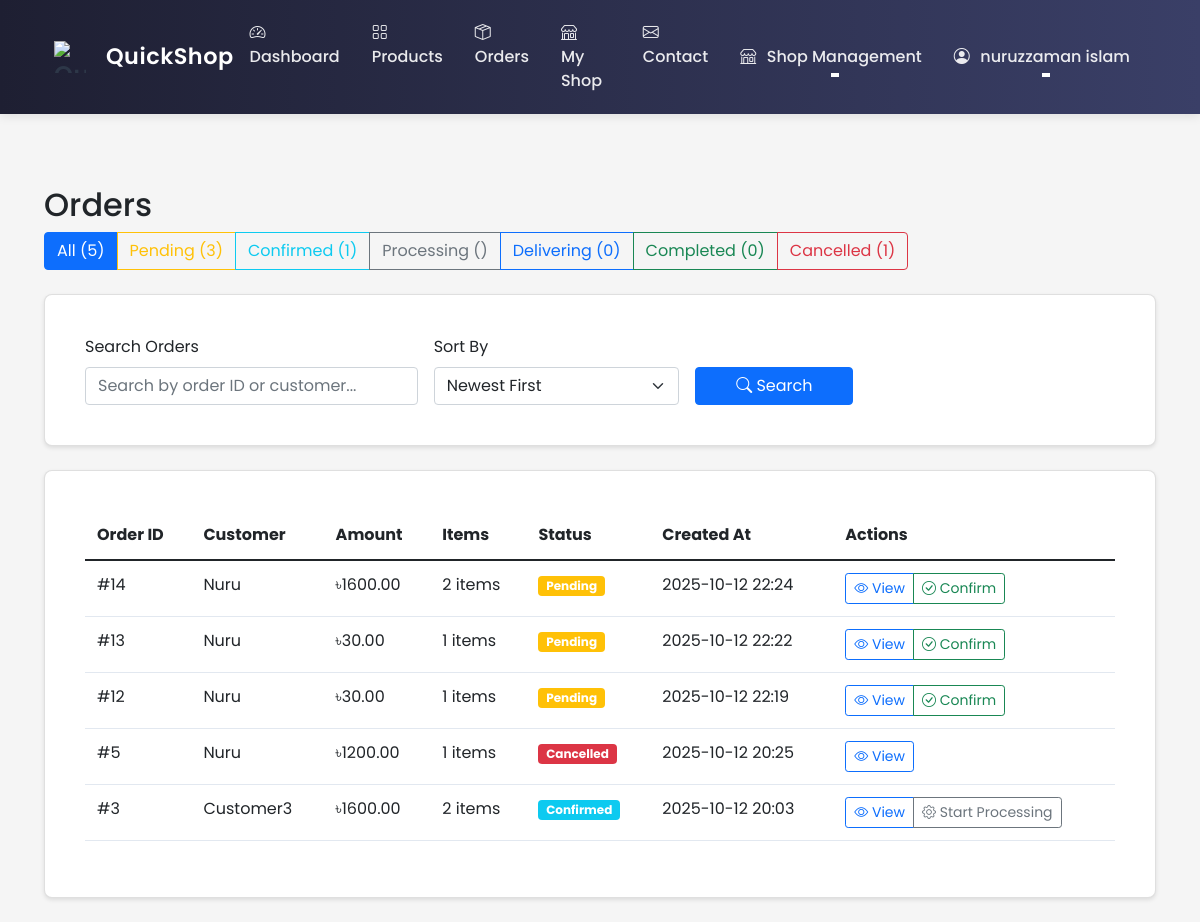
Before: /shop/orders (signed in) with the older database file.
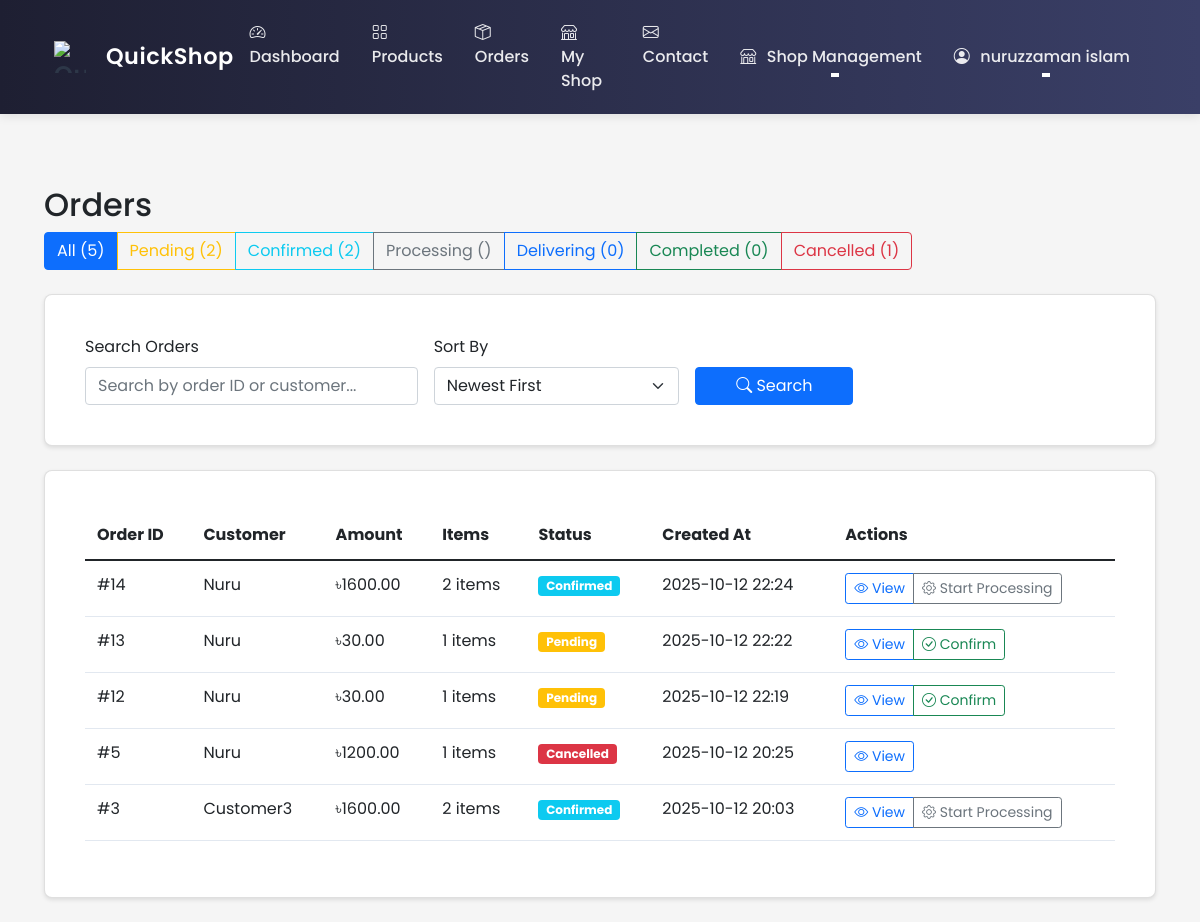
After: the same page with the newer database file.
### ecommerce/models/order.py (models this page shows, shortened)
class Order(db.Model):
    id = db.Column(db.Integer, primary_key=True)
    customer_id = db.Column(db.Integer, db.ForeignKey('user.id'), nullable=False)
    shop_id = db.Column(db.Integer, db.ForeignKey('shop.id'), nullable=False)
    delivery_person_id = db.Column(db.Integer, db.ForeignKey('user.id'))
    status = db.Column(db.String(20), nullable=False, default='pending')
    confirmed = db.Column(db.Boolean, default=False)  # New column to track confirmation
    total_amount = db.Column(db.Float, nullable=False, default=0.0)
    delivery_fee = db.Column(db.Float, nullable=False, default=5.0)  # Default delivery fee
    delivery_address = db.Column(db.String(200), nullable=True)  # Made nullable
    delivery_lat = db.Column(db.Float, nullable=True)  # Made nullable for consistency
    delivery_lng = db.Column(db.Float, nullable=True)  # Made nullable for consistency
    created_at = db.Column(db.DateTime, default=datetime.utcnow)
    updated_at = db.Column(db.DateTime, default=datetime.utcnow, onupdate=datetime.utcnow)
    estimated_delivery_time = db.Column(db.DateTime)
    special_instructions = db.Column(db.Text)
    payment_method = db.Column(db.String(20), nullable=False, default='cod')  # cod, bkash, nagad, card
    payment_status = db.Column(db.String(20), nullable=False, default='pending')  # pending, paid, failed
    payment_details = db.Column(db.JSON)  # Store payment method specific details
    payment_transaction_id = db.Column(db.String(100))  # For online payments
    items = db.relationship('OrderItem', backref='order', lazy=True, cascade='all, delete-orphan')
    customer = db.relationship('User', foreign_keys=[customer_id])
    delivery_person = db.relationship('User', foreign_keys=[delivery_person_id], backref='delivery_orders')
    shop = db.relationship('Shop', foreign_keys=[shop_id], backref='orders')

### ecommerce/models/user.py (models this page shows, shortened)
class User(UserMixin, db.Model):
    id = db.Column(db.Integer, primary_key=True)
    username = db.Column(db.String(80), unique=True, nullable=False)
    email = db.Column(db.String(120), unique=True, nullable=False)
    password_hash = db.Column(db.String(128))
    role = db.Column(db.String(20), nullable=False, default='user')  # user, shop_owner, delivery, admin
    phone = db.Column(db.String(20))  # Added phone number field
    location_lat = db.Column(db.Float)
    location_lng = db.Column(db.Float)
    address = db.Column(db.String(200))
    created_at = db.Column(db.DateTime, default=datetime.utcnow)
    updated_at = db.Column(db.DateTime, default=datetime.utcnow, onupdate=datetime.utcnow)
    is_active = db.Column(db.Boolean, default=True)
    email_notifications = db.Column(db.Boolean, default=True)
    orders = db.relationship('Order', lazy=True, foreign_keys='Order.customer_id')
    shop = db.relationship('Shop', backref='owner', lazy=True, uselist=False)
    deliveries = db.relationship('Order', backref='assigned_delivery_person', lazy=True,
                               foreign_keys='Order.delivery_person_id')
    @property
    def is_shop_owner(self):
        return self.role == 'shop_owner'

### ecommerce/routes/shop.py (the view, shortened to what this page needs)
@shop_bp.route('/orders')
@login_required
@shop_owner_required
def orders():
    shop = current_user.shop
    if not shop:
        return redirect(url_for('shop.create'))
    search_query = request.args.get('q', '').strip()
    status = request.args.get('status', '').strip()
    sort = request.args.get('sort', 'newest')
    page = request.args.get('page', 1, type=int)
    per_page = 10  # Number of orders per page
    query = Order.query.filter_by(shop_id=shop.id)
    if status:
        query = query.filter(Order.status == status)
    if sort == 'oldest':
        query = query.order_by(Order.created_at.asc())
    elif sort == 'highest':
        query = query.order_by(Order.total_amount.desc())
    elif sort == 'lowest':
        query = query.order_by(Order.total_amount.asc())
    else:  # newest
        query = query.order_by(Order.created_at.desc())
    pagination = query.paginate(page=page, per_page=per_page, error_out=False)
    orders = pagination.items
    status_counts = {
        'all': query.count(),
        'pending': query.filter(Order.status == 'pending').count(),
        'confirmed': query.filter(Order.status == 'confirmed').count(),
        'delivering': query.filter(Order.status == 'delivering').count(),
        'completed': query.filter(Order.status == 'completed').count(),
        'cancelled': query.filter(Order.status == 'cancelled').count()
    }
    return render_template('shop/orders.html',
                         orders=orders,
                         pagination=pagination,
                         status_counts=status_counts,
                         current_status=status,
                         current_sort=sort,
                         search_query=search_query)

### ecommerce/routes/shop.py (called while the page is built)
def shop_owner_required(f):
    @wraps(f)
    def decorated_function(*args, **kwargs):
        if not current_user.is_authenticated or not current_user.is_shop_owner:
            flash('Access denied. Shop owner privileges required.', 'error')
            return redirect(url_for('main.index'))
        return f(*args, **kwargs)
    return decorated_function

### ecommerce/templates/shop/orders.html (shortened to what the changed rows need)
{% extends "base.html" %}
{% block content %}
<div class="container mt-4">
    <h2>Orders</h2>
    <div class="mb-4">
        <div class="btn-group">
            <a href="{{ url_for('shop.orders') }}"
               class="btn {{ 'btn-primary' if not current_status else 'btn-outline-primary' }}">
                All ({{ status_counts['all'] }})
            </a>
            <a href="{{ url_for('shop.orders', status='pending', q=search_query, sort=current_sort) }}"
               class="btn {{ 'btn-warning' if current_status == 'pending' else 'btn-outline-warning' }}">
                Pending ({{ status_counts['pending'] }})
            </a>
            <a href="{{ url_for('shop.orders', status='confirmed', q=search_query, sort=current_sort) }}"
               class="btn {{ 'btn-info' if current_status == 'confirmed' else 'btn-outline-info' }}">
                Confirmed ({{ status_counts['confirmed'] }})
            </a>
            <a href="{{ url_for('shop.orders', status='processing', q=search_query, sort=current_sort) }}"
               class="btn {{ 'btn-secondary' if current_status == 'processing' else 'btn-outline-secondary' }}">
                Processing ({{ status_counts['processing'] }})
            </a>
            <a href="{{ url_for('shop.orders', status='delivering', q=search_query, sort=current_sort) }}"
               class="btn {{ 'btn-primary' if current_status == 'delivering' else 'btn-outline-primary' }}">
                Delivering ({{ status_counts['delivering'] }})
            </a>
            <a href="{{ url_for('shop.orders', status='completed', q=search_query, sort=current_sort) }}"
               class="btn {{ 'btn-success' if current_status == 'completed' else 'btn-outline-success' }}">
                Completed ({{ status_counts['completed'] }})
            </a>
            <a href="{{ url_for('shop.orders', status='cancelled', q=search_query, sort=current_sort) }}"
               class="btn {{ 'btn-danger' if current_status == 'cancelled' else 'btn-outline-danger' }}">
                Cancelled ({{ status_counts['cancelled'] }})
            </a>
        </div>
    </div>
    <div class="card">
        <div class="card-body">
            {% if orders %}
                <div class="table-responsive">
                    <table class="table">
                        <thead>
                            <tr>
                                <th>Order ID</th>
                                <th>Customer</th>
                                <th>Amount</th>
                                <th>Items</th>
                                <th>Status</th>
                                <th>Created At</th>
                                <th>Actions</th>
                            </tr>
                        </thead>
                        <tbody>
                            {% for order in orders %}
                                <tr>
                                    <td>#{{ order.id }}</td>
                                    <td>{{ order.customer.username }}</td>
                                    <td>৳{{ "%.2f"|format(order.total_amount) }}</td>
                                    <td>{{ order.items|length }} items</td>
                                    <td>
                                        <span class="badge bg-{{ {
                                            'pending': 'warning',
                                            'confirmed': 'info',
                                            'processing': 'secondary',
                                            'delivering': 'primary',
                                            'completed': 'success',
                                            'cancelled': 'danger'
                                        }[order.status] }}">
                                            {{ order.status|title }}
                                        </span>
                                    </td>
                                    <td>{{ order.created_at.strftime('%Y-%m-%d %H:%M') }}</td>
                                    <td>
                                        <div class="btn-group">
                                            <a href="{{ url_for('shop.order_details', order_id=order.id) }}"
                                               class="btn btn-sm btn-outline-primary">
                                                <i class="bi bi-eye"></i> View
                                            </a>
                                            {% if order.status == 'pending' %}
                                                <button class="btn btn-sm btn-outline-success update-status"
                                                        data-order-id="{{ order.id }}"
                                                        data-status="confirmed">
                                                    <i class="bi bi-check-circle"></i> Confirm
                                                </button>
                                            {% elif order.status == 'confirmed' %}
                                                <button class="btn btn-sm btn-outline-secondary update-status"
                                                        data-order-id="{{ order.id }}"
                                                        data-status="processing">
                                                    <i class="bi bi-gear"></i> Start Processing
                                                </button>
                                            {% elif order.status == 'processing' %}
                                                <button class="btn btn-sm btn-outline-primary update-status"
                                                        data-order-id="{{ order.id }}"
                                                        data-status="delivering">
                                                    <i class="bi bi-truck"></i> Ready for Delivery
                                                </button>
                                            {% endif %}
                                        </div>
                                    </td>
                                </tr>
                            {% endfor %}
                        </tbody>
                    </table>
                </div>
            {% else %}
                <div class="text-center py-4">
                    <p class="text-muted mb-0">No orders found matching your criteria.</p>
                </div>
            {% endif %}
        </div>
    </div>
</div>
{% endblock %}

Changed rows visible on the page:
changed Order id 14: status "Pending" → "Confirmed"; status "Confirm" → "Start Processing"
Other visible differences:
{{ status_counts['pending'] }}: "3" → "2"
{{ status_counts['confirmed'] }}: "1" → "2"
